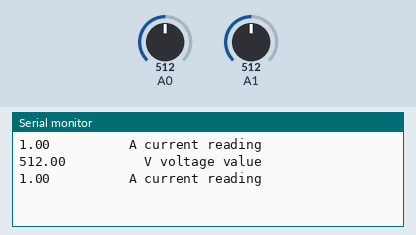
Simulated run of this sketch. Board: Arduino Uno, built with avr-gcc and run on an emulated ATmega328P. Shown: the last lines printed to the serial monitor. The test bench sets the inputs (shaded band); at power-on: A0 = 512, A1 = 512.

Above: at 2.8 s.
2.9 s: A0 set to 716
At 3.8 s:
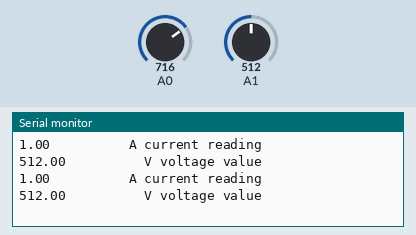
5.6 s: A1 set to 716
At 6.8 s:
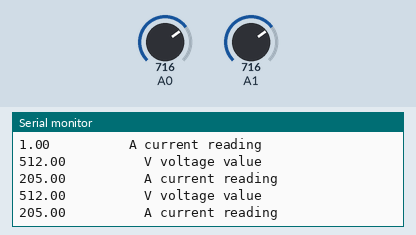
8.3 s: A0 set to 900
At 9.8 s:
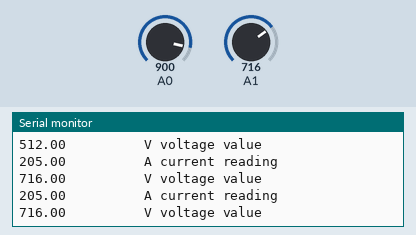
11.0 s: A1 set to 900
At 11.8 s:
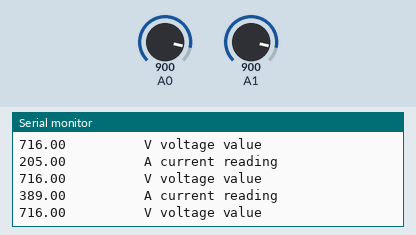
Timing chart, 0 to 14.0 s (numbered marks = the images above; inputs shaded):
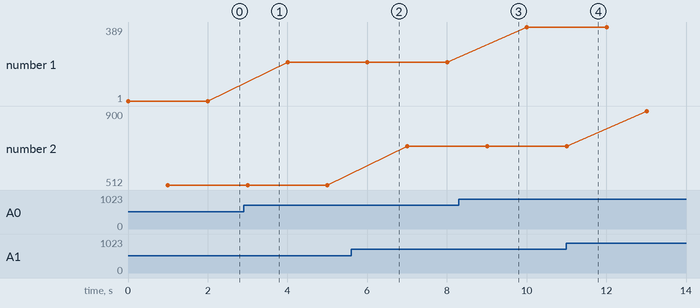

The sketch:

current_and_voltage_readings.ino
```cpp
float voltage;
float current;
void setup() {
  // put your setup code here, to run once:
Serial.begin(9600);
}

void loop() {
  // put your main code here, to run repeatedly:
current=analogRead(A0);
current=current-511;
voltage=analogRead(A1);
Serial.print(current);
Serial.println("          A current reading ");
delay(1000);
Serial.print(voltage);
Serial.println("          V voltage value");
delay(1000);
}
```

Measured:
- plotted number 1: 1 → 205 after the input at 2.9 s, 205 → 389 after the input at 8.3 s
- plotted number 2: 512 → 716 after the input at 5.6 s, 716 → 900 after the input at 11.0 s
